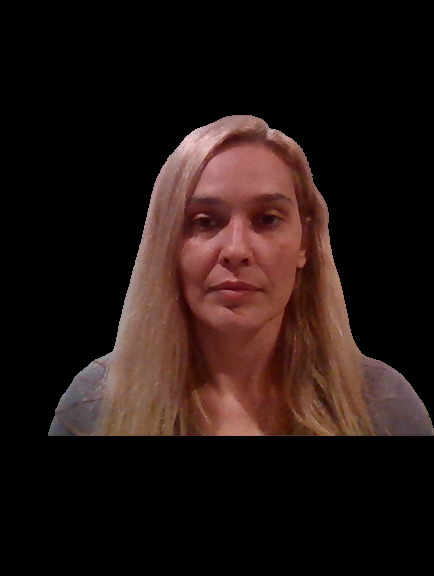
#> input picture docs-ai/computer-vision/common/media/pics/faces/Amorinha.jpeg, 434 x 576 px
$ python main.py --image ../../docs-ai/computer-vision/common/media/pics/faces/Amorinha.jpeg
#> lines starting #> are read from the running program, lines starting #| are printed output that depends on the picture; after the words box and inside, x2 and y2 are one past the last pixel; in counts of white or black regions, pixels touching at a corner belong together
import cv2
import argparse
import numpy as np
import matplotlib.pyplot as plt

parse = argparse.ArgumentParser()

parse.add_argument("-i", "--image", required=True, help="Path to the image")
args = vars(parse.parse_args())
image = cv2.imread(args["image"])
#> image is the input picture: shape (576, 434, 3); mean B, G, R 18.3, 21, 34.3

cv2.imshow("Image", image)
cv2.waitKey(0)
cv2.destroyAllWindows()

# Get the histogram of the image
hist = cv2.calcHist([image], [0], None, [256], [0, 256])
#> hist = 256 values, max 176622 at index 0, min 0 at index 208, mean 976.5
plt.figure()
plt.title("Grayscale Histogram")
plt.xlabel("Bins")
plt.plot(hist)

gray = cv2.cvtColor(image, cv2.COLOR_BGR2GRAY)
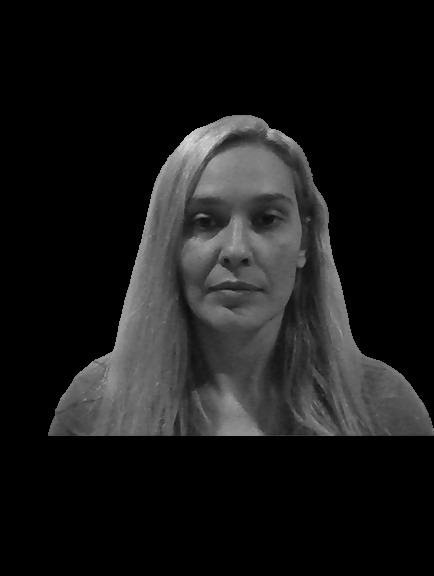
#> gray: shape (576, 434); min 0, max 232, mean 24.7

cv2.imshow("Gray Image", gray)

# All pixels value greater than 100 will be set to the setValue;
# Otherwise, it will be set to 0 (the light pixels will be white and the dark pixels will be black).
setValue = 255
(T, thresh) = cv2.threshold(gray, 100, setValue, cv2.THRESH_BINARY)
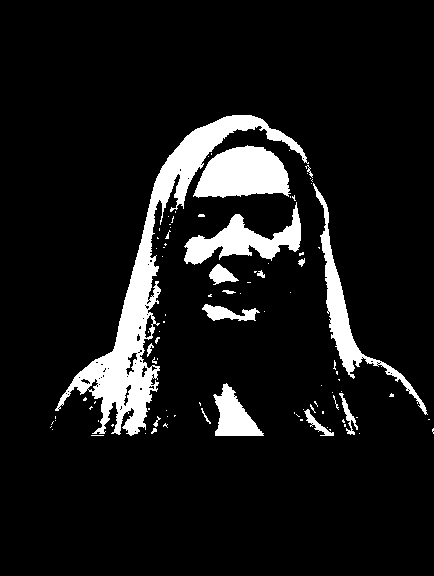
#> thresh: shape (576, 434); 9.5% white; 96 white regions (78 under 20 px), largest, box (x1, y1, x2, y2) and area: (55, 115, 309, 436) 11103, (193, 145, 291, 198) 3711, (184, 202, 301, 265) 2838
print("Threshold value: {}".format(T))

cv2.imshow("Threshold Image Normal", thresh)

gray = cv2.cvtColor(image, cv2.COLOR_BGR2GRAY)
# All pixels value less than 100 will be set to the setValue:
# Otherwise, it will be set to 0 (then light pixels will be black and the dark pixels will be white).
(T, thresh) = cv2.threshold(gray, 100, 255, cv2.THRESH_BINARY_INV)
print("Threshold value: {}".format(T))

cv2.imshow("Threshold Image Inverted", thresh)
cv2.waitKey(0)

# But who defines the threshold value?
# We have to look at the histogram of the image to determine the threshold value.
# But there is a better way to do this: Otsu's method.
# Otsu's method automatically calculates the threshold value.
# It is a good method for images with bimodal histograms.

gray = cv2.cvtColor(image, cv2.COLOR_BGR2GRAY)

# Otsu's method
(T, thresh) = cv2.threshold(gray, 0, 255, cv2.THRESH_BINARY | cv2.THRESH_OTSU)
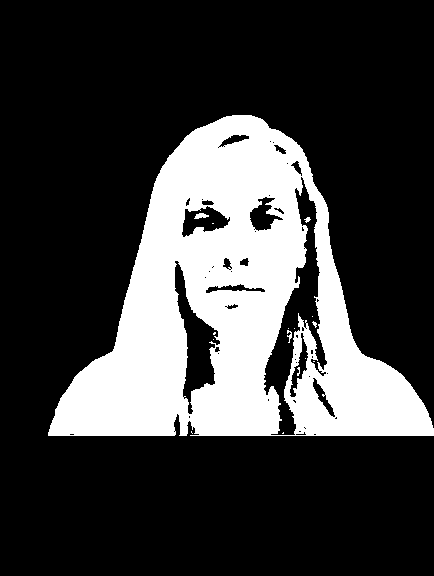
#> thresh: shape (576, 434); 24.4% white; 16 white regions (12 under 20 px), largest, box (x1, y1, x2, y2) and area: (48, 115, 434, 436) 60811, (194, 213, 209, 219) 57, (287, 330, 292, 343) 33, (304, 217, 311, 223) 23
#> T = 48
print("Threshold value: {}".format(T))
#| Threshold value: 48.0

cv2.imshow("Threshold Image Otsu", thresh)
cv2.waitKey(0)
cv2.destroyAllWindows()

# And if the image has illumination problems, we can use adaptive thresholding.
# Adaptive thresholding divides the image into small regions and calculates the threshold value for each region.
# This method is good for images with uneven illumination.

gray = cv2.cvtColor(image, cv2.COLOR_BGR2GRAY)

# Adaptive thresholding
thresh = cv2.adaptiveThreshold(
    gray,                       # Image
    255,                        # Output threshold value
    cv2.ADAPTIVE_THRESH_MEAN_C, # Adaptive method with mean weighting
    cv2.THRESH_BINARY,          # Binary thresholding which will be combined with the adaptive method
    21,                         # Pixel neighborhood size (21 x 21)
    4
)
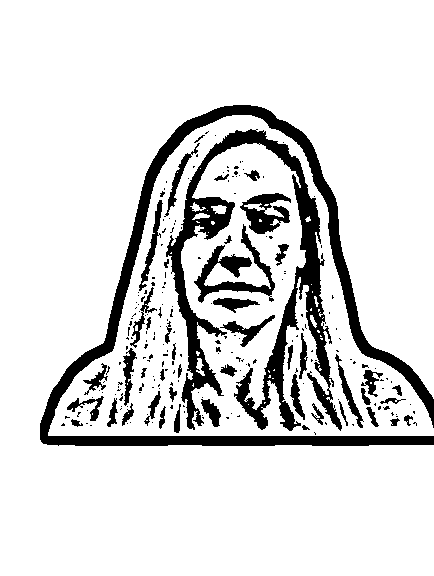
#> thresh: shape (576, 434); 86.4% white; 226 black regions (178 under 20 px), largest, box (x1, y1, x2, y2) and area: (40, 105, 434, 446) 12374, (166, 129, 342, 431) 11656, (194, 224, 275, 303) 1771
cv2.imshow("Adaptive Thresholding - Mean", thresh)
thresh = cv2.adaptiveThreshold(
    gray,                           # Image
    255,                            # Output threshold value
    cv2.ADAPTIVE_THRESH_GAUSSIAN_C, # Adaptive method with Gaussian weighting
    cv2.THRESH_BINARY,              # Binary thresholding which will be combined with the adaptive method
    21,                             # Pixel neighborhood size
    4
)
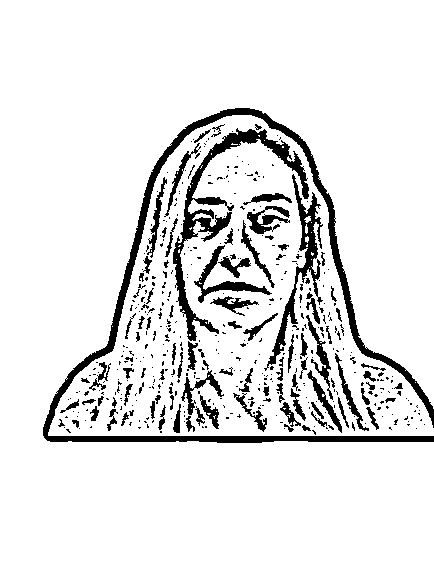
#> thresh: shape (576, 434); 90.1% white; 470 black regions (370 under 20 px), largest, box (x1, y1, x2, y2) and area: (43, 108, 434, 443) 7669, (173, 128, 309, 341) 3651, (264, 174, 323, 371) 1851
cv2.imshow("Adaptive Thresholding - Gaussian", thresh)
cv2.waitKey(0)
cv2.destroyAllWindows()
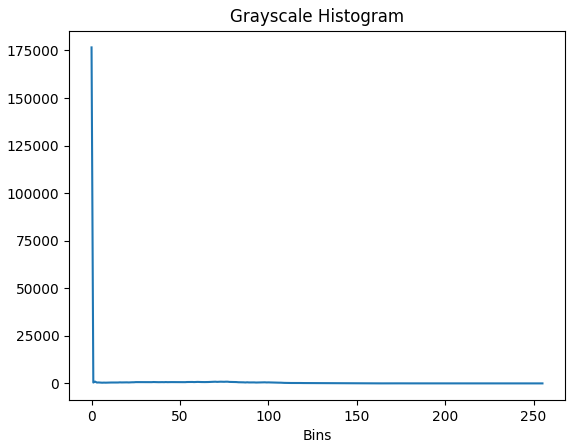
#> figure drawn by matplotlib, 1 panel; curve peaks at x = 0, y = 176622

$ run again, on docs-ai/computer-vision/common/media/pics/faces/Copa2002.jpg
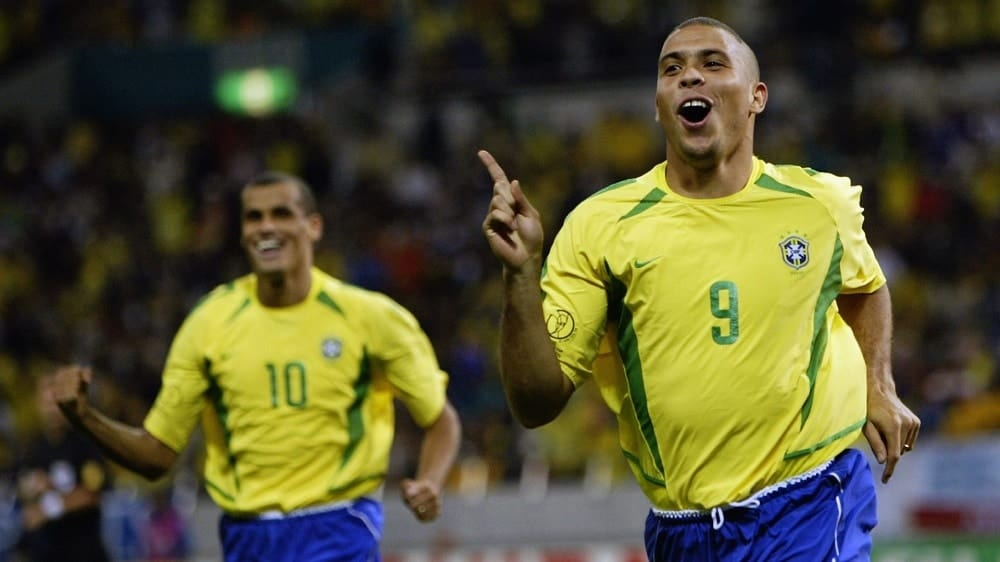
#> input picture docs-ai/computer-vision/common/media/pics/faces/Copa2002.jpg, 1000 x 562 px
#> image is the input picture: shape (562, 1000, 3); mean B, G, R 50.1, 81.4, 83.9
#> hist = 256 values, max 14104 at index 15, min 5 at index 254, mean 2195.3
#> `(T, thresh) = cv2.threshold(gray, 0, 255, cv2.THRESH_BINARY | cv2.THRE..`:
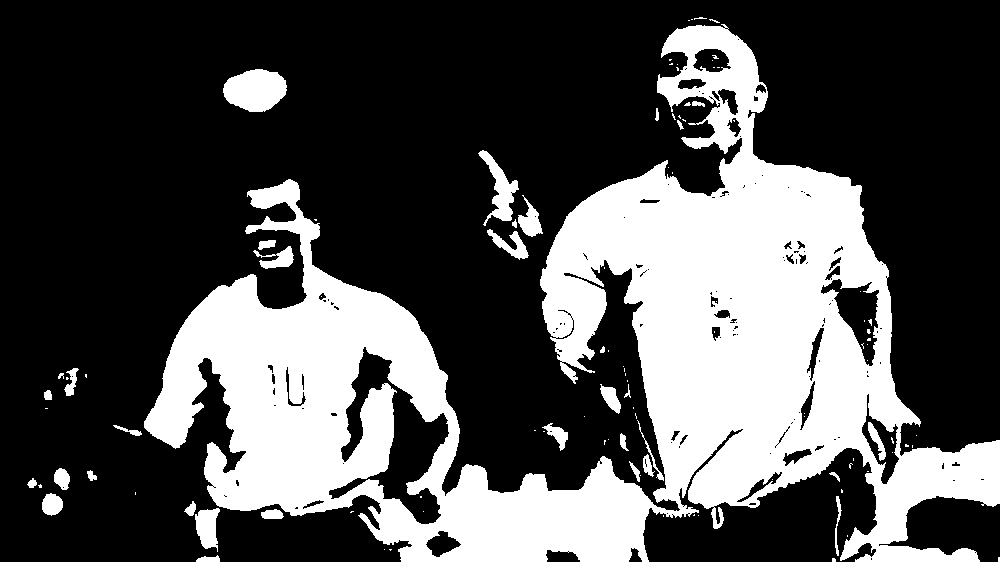
#> thresh: shape (562, 1000); 31.3% white; 107 white regions (73 under 20 px), largest, box (x1, y1, x2, y2) and area: (144, 24, 1000, 562) 166612, (223, 69, 287, 112) 2061, (478, 150, 519, 226) 1108
#> T = 101
#| Threshold value: 101.0
#> `cv2.destroyAllWindows()`:
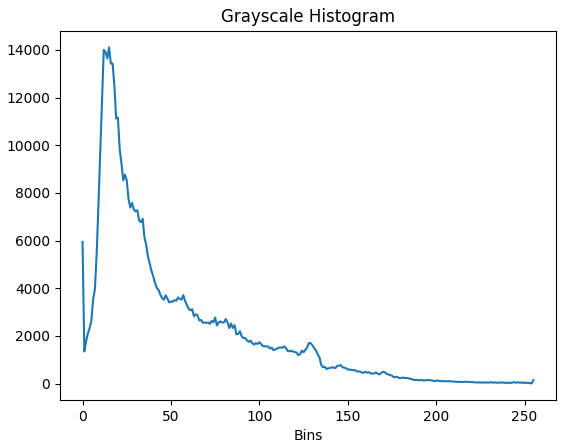
#> figure drawn by matplotlib, 1 panel; curve peaks at x = 15, y = 14104
